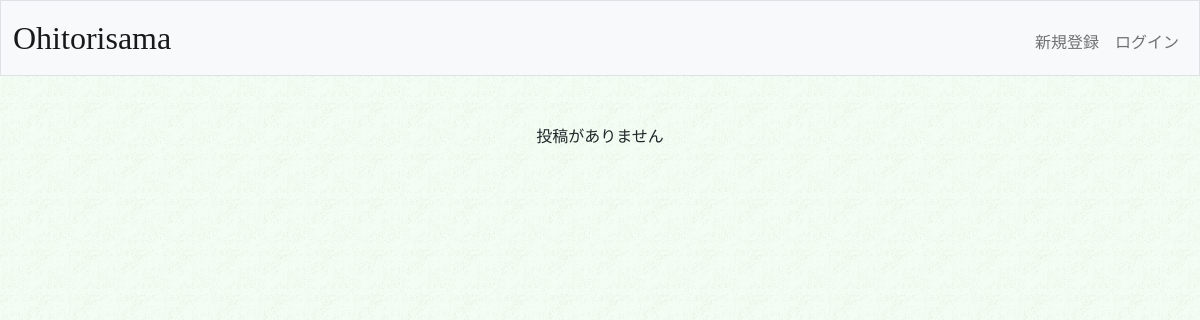
Page /home on the earlier database version.
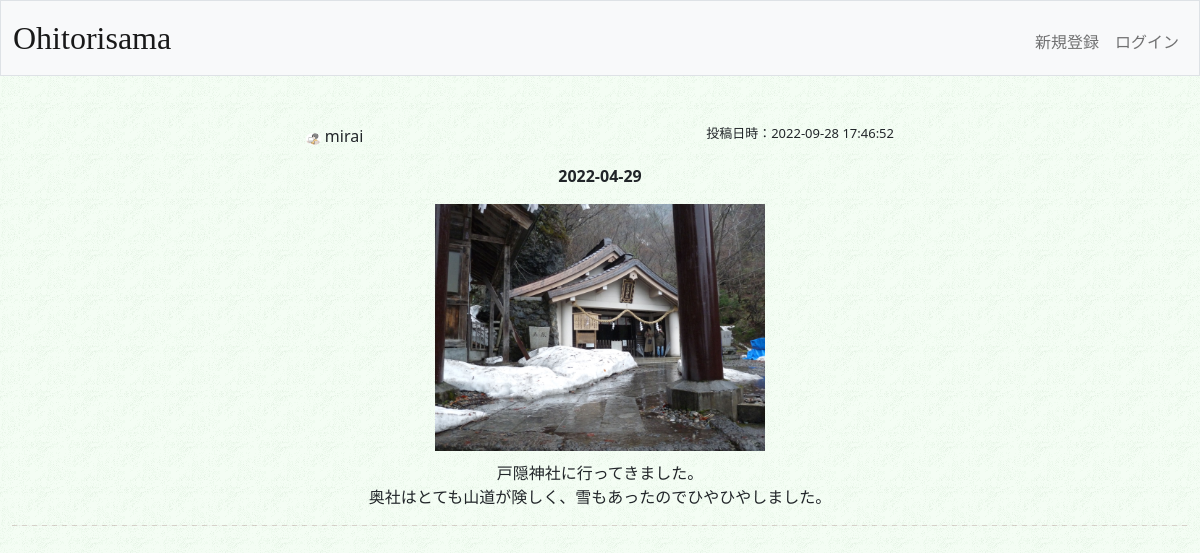
Same page on the later database version.
### tables this page shows
CREATE TABLE 'posts'(
'id' INTEGER PRIMARY KEY AUTOINCREMENT NOT NULL,
'userid' INTEGER NOT NULL,
'go_on' TEXT,
'post_text' TEXT NOT NULL,
'photo_path' TEXT,
'posted_at' TIMESTAMP DEFAULT(datetime('now','localtime')),
'like' INTEGER DEFAULT 0);

CREATE TABLE 'users'(
'id' INTEGER PRIMARY KEY DEFAULT 0,
'username' TEXT NOT NULL,
'hash' TEXT NOT NULL,
'display_name' TEXT DEFAULT 'unknown',
'icon' TEXT,
'comment' TEXT DEFAULT 'よろしくお願いします',
'created_at' TIMESTAMP DEFAULT(datetime('now','localtime'))
);

### app.py (the view)
@app.route("/home")
def home():
    con = sqlite3.connect("./ohitori.db")
    db = con.cursor()
    posts = db.execute("SELECT go_on,post_text,photo_path,posted_at,like,users.display_name AS display_name,users.icon AS icon FROM posts JOIN users ON posts.userid = users.id ORDER BY posted_at DESC").fetchall()
    con.close()
    print(posts)
    return render_template("home.html",posts=posts)

### app.py (called while the page is built)
@app.after_request
def after_request(response):
    response.headers["Cache-Control"] = "no-cache, no-store, must-revalidate"
    response.headers["Expires"] = 0
    response.headers["Pragma"] = "no-cache"
    return response

### templates/home.html (shortened to what this page needs)
{% extends "layout.html" %}
{% block main %}
    {% if posts|length < 1 %}
        <p>投稿がありません</p>
    {% endif %}
    {% for post in posts %}
        <div class="info">
            <div class="user">
                <img src="../upload/iconimg/{{ post[6]}}" class="posticon">
                <p style="display:inline-block">{{ post[5] }}</p>
            </div>
            <div class="posttime">
                <p>投稿日時：{{ post[3] }}</p>
            </div>
        </div>
        <div class="contents">
            {% if post[0] != None %}
                <p class="goon">{{ post[0]}}</p>
            {% endif %}
            {% if post[2] != None %}
                <img src="../upload/postimg/{{ post[2] }}" width="40%" style="margin-bottom: 10px;">
            {% endif %}
            <p>{{ post[1] }}</p>
        </div>
        <hr class="dash">
    {% endfor %}
{% endblock %}

### templates/layout.html (shortened to what this page needs)
<!DOCTYPE html>
<html lang="en">
    <head>
        <link href="https://cdn.jsdelivr.net/npm/bootstrap@5.1.3/dist/css/bootstrap.min.css" rel="stylesheet">
        <link href="/upload/styles.css" rel="stylesheet">
    </head>
    <body>
        <nav class="bg-light border navbar navbar-expand-md navbar-light">
            <div class="container-fluid">
                <a class="navbar-brand title" href="/">Ohitorisama</a>
                <div class="collapse navbar-collapse" id="navbar">
                    {% if session["user_id"] %}
                        <ul class="navbar-nav me-auto mt-2">
                            <li class="nav-item"><a class="nav-link" href="/home">ホーム</a></li>
                            <li class="nav-item"><a class="nav-link" href="/post">投稿</a></li>
                            <li class="nav-item"><a class="nav-link" href="/mypage">マイページ</a></li>
                        </ul>
                        <ul class="navbar-nav ms-auto mt-2">
                            <li class="nav-item"><a class="nav-link" href="/logout">ログアウト</a></li>
                        </ul>
                    {% else %}
                        <ul class="navbar-nav ms-auto mt-2">
                            <li class="nav-item"><a class="nav-link" href="/register">新規登録</a></li>
                            <li class="nav-item"><a class="nav-link" href="/login">ログイン</a></li>
                        </ul>
                    {% endif %}
                </div>
            </div>
        </nav>
        <main class="container-fluid py-5 text-center">
            {% block main %}{% endblock %}
        </main>
    </body>
</html>

### upload/styles.css (style rules this page uses)
body { background: url("./background.gif") }
p { white-space: pre-wrap; }
.title { font-family: Century; font-size: xxx-large; }
nav .navbar-brand { font-size: xx-large; }
.dash { height: 3px; border-width: 0; background-color: #f3ecec; background-image: -webkit-linear-gradient(right, #ddd6d6 5px,#855454 5px); background-image: linear-gradient(-90deg, #ddd6d6 5px,#855454 5px); background-size: 10px 10px; }
.info { display: inline-flex; width: 50%; }
.user { text-align: left; width: 50% }
.user p { vertical-align: middle; }
.posticon { width: 5%; border-radius: 50%; background-position: center center; margin-bottom: 10px; }
.posttime { font-size: small; width: 50%; }
.posttime p { text-align: right; }
.contents { width: 70%; margin: 0 auto; }
.goon { font-weight: bold; }

Differences in the rows shown:
added posts: icon (picture), display_name "mirai", posted_at "2022-09-28 17:46:52", go_on "2022-04-29", photo_path (picture), post_text "戸隠神社に行ってきました。 奥社はとても山道が険しく、雪もあったのでひやひやしました。"
Other differences:
text no longer shown: "投稿がありません"
